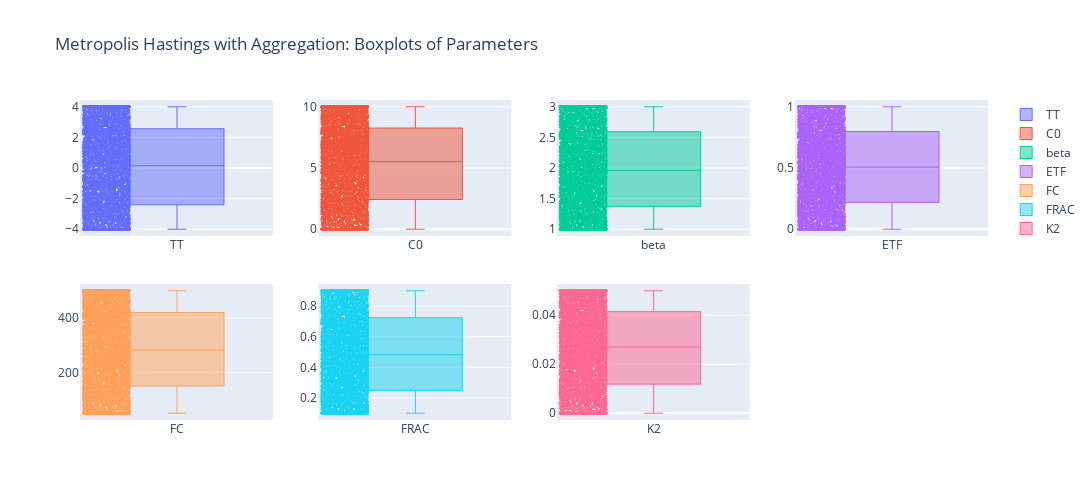

This figure's notebook cell:
### Code cell
fig = make_subplots(rows=2, cols=4)

for i, col in enumerate(samples.columns):
    row = (i // 4) + 1 
    col_idx = (i % 4) + 1  

    fig.add_trace(
        go.Box(
            y=samples[col],
            name=col,
            boxpoints="all",
            jitter=0.5,
            whiskerwidth=0.2,
            marker_size=2,
            line_width=1,
        ),
        row=row,
        col=col_idx,
    )

# Update layout 
fig.update_layout(
    height=500, 
    width=1200, 
    title_text="Metropolis Hastings with Aggregation: Boxplots of Parameters",
)
fig.show()

### Figure 1 — Plotly figure (JSON) as saved in the notebook; plotly's stock layout.template omitted (floating-point values rounded to 4 significant figures; data arrays with more than 128 entries replaced by an {"elided": "..."} marker saying what was removed)
{"data": [{"boxpoints": "all", "jitter": 0.5, "line": {"width": 1}, "marker": {"size": 2}, "name": "TT", "type": "box", "whiskerwidth": 0.2, "xaxis": "x", "y": {"elided": "8001 float values"}, "yaxis": "y"}, {"boxpoints": "all", "jitter": 0.5, "line": {"width": 1}, "marker": {"size": 2}, "name": "C0", "type": "box", "whiskerwidth": 0.2, "xaxis": "x2", "y": {"elided": "8001 float values"}, "yaxis": "y2"}, {"boxpoints": "all", "jitter": 0.5, "line": {"width": 1}, "marker": {"size": 2}, "name": "beta", "type": "box", "whiskerwidth": 0.2, "xaxis": "x3", "y": {"elided": "8001 float values"}, "yaxis": "y3"}, {"boxpoints": "all", "jitter": 0.5, "line": {"width": 1}, "marker": {"size": 2}, "name": "ETF", "type": "box", "whiskerwidth": 0.2, "xaxis": "x4", "y": {"elided": "8001 float values"}, "yaxis": "y4"}, {"boxpoints": "all", "jitter": 0.5, "line": {"width": 1}, "marker": {"size": 2}, "name": "FC", "type": "box", "whiskerwidth": 0.2, "xaxis": "x5", "y": {"elided": "8001 float values"}, "yaxis": "y5"}, {"boxpoints": "all", "jitter": 0.5, "line": {"width": 1}, "marker": {"size": 2}, "name": "FRAC", "type": "box", "whiskerwidth": 0.2, "xaxis": "x6", "y": {"elided": "8001 float values"}, "yaxis": "y6"}, {"boxpoints": "all", "jitter": 0.5, "line": {"width": 1}, "marker": {"size": 2}, "name": "K2", "type": "box", "whiskerwidth": 0.2, "xaxis": "x7", "y": {"elided": "8001 float values"}, "yaxis": "y7"}], "layout": {"height": 500, "title": {"text": "Metropolis Hastings with Aggregation: Boxplots of Parameters"}, "width": 1200, "xaxis": {"anchor": "y", "domain": [0, 0.2125]}, "xaxis2": {"anchor": "y2", "domain": [0.2625, 0.475]}, "xaxis3": {"anchor": "y3", "domain": [0.525, 0.7375]}, "xaxis4": {"anchor": "y4", "domain": [0.7875, 1]}, "xaxis5": {"anchor": "y5", "domain": [0, 0.2125]}, "xaxis6": {"anchor": "y6", "domain": [0.2625, 0.475]}, "xaxis7": {"anchor": "y7", "domain": [0.525, 0.7375]}, "xaxis8": {"anchor": "y8", "domain": [0.7875, 1]}, "yaxis": {"anchor": "x", "domain": [0.575, 1]}, "yaxis2": {"anchor": "x2", "domain": [0.575, 1]}, "yaxis3": {"anchor": "x3", "domain": [0.575, 1]}, "yaxis4": {"anchor": "x4", "domain": [0.575, 1]}, "yaxis5": {"anchor": "x5", "domain": [0, 0.425]}, "yaxis6": {"anchor": "x6", "domain": [0, 0.425]}, "yaxis7": {"anchor": "x7", "domain": [0, 0.425]}, "yaxis8": {"anchor": "x8", "domain": [0, 0.425]}}}
